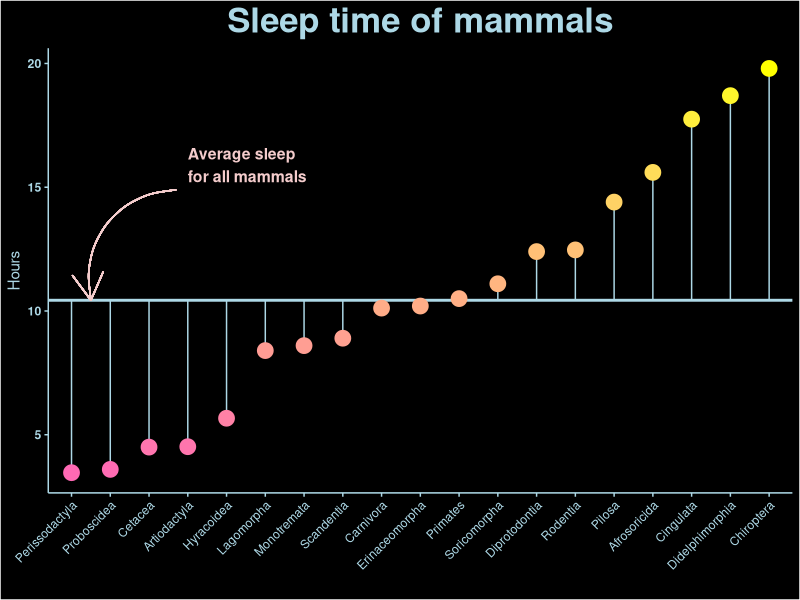

Write the R code that produced this figure.
# ADVANCED 3

# LOLLIPOP GRAPH

library(tidyverse)
library(forcats)

view(msleep)

# Reordering the data based on the average sleeping time
msleep %>%
  group_by(order) %>%
  summarise(mean_sleep = mean(sleep_total)) %>%
  mutate(order = fct_reorder(order, mean_sleep)) %>%
  
  # Base ggplot
  ggplot(aes(order, mean_sleep))+
  
  # Add labels to axis
  labs(title="Sleep time of mammals",
       x="",
       y="Hours")+
  theme(axis.text.x = element_text(angle = 45,
                                   vjust=1,
                                   hjust=1),
        axis.text.y=element_text(face="bold"),
        plot.title=element_text(hjust=0.5,
                                size=25,
                                face="bold"))+
  
  # Set canvas and label colors
  theme(
    axis.text.x = element_text(color = "lightblue"),
    axis.text.y = element_text(color="lightblue"),
    axis.title.y = element_text(color = "lightblue"),
    plot.title = element_text(color="lightblue"),
    axis.line = element_line(color = "lightblue"),
    axis.ticks = element_line(color="lightblue"),
    panel.background = element_rect(fill = "black"),
    plot.background = element_rect(fill="black"),
    panel.grid.major = element_blank(),
    panel.grid.minor = element_blank(),
    legend.position = "none"
  ) + 
  
  # Add horizontal line for overall average sleep time
  geom_hline(yintercept = mean(msleep$sleep_total),
             color = "lightblue",
             size = 1)+
  
  # Add segments from the overall average to each group's 
  geom_segment(aes(x=order,
                   y=mean(msleep$sleep_total),
                   xend=order,
                   yend=mean_sleep),
               color="lightblue") +
  
  # Add points for each group's mean sleep time, colored
  geom_point(aes(color=mean_sleep),
             size=5)+
  scale_color_gradient(low="hotpink",
                       high="yellow") +
  
  # Add an annotation text in the top left quadrant
  annotate("text",
           x=4,
           y=max(msleep$sleep_total)-4,
           label = "Average sleep\nfor all mammals",
           color="#f4cccc",
           size =4,
           fontface="bold",
           hjust=0)+
  
  # Add a curved arrow pointing to the horizontal line
  geom_curve(aes(x=3.7,
                 y=max(msleep$sleep_total)-5,
                 xend=1.5,
                 yend=mean(msleep$sleep_total)),
             color="#f4cccc",
             curvature = 0.5,
             linewidth=0.5,
             arrow=arrow(length=unit(0.07,
                                     "npc"),
                         type="open"))
